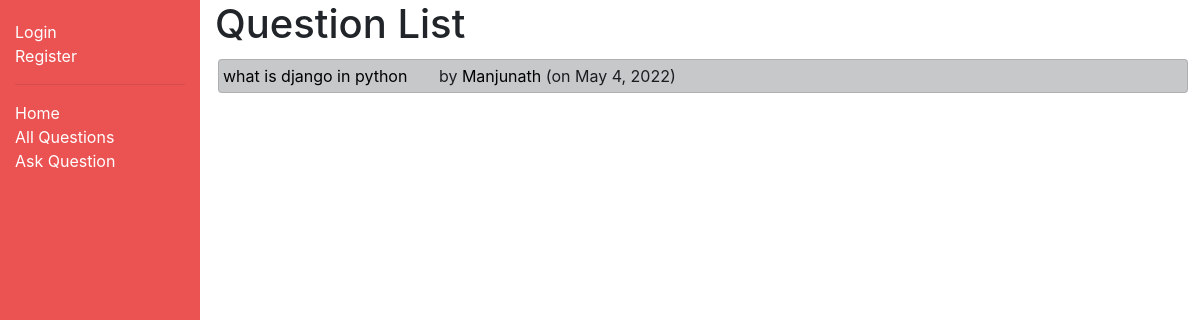
The page /myquora/questions/ on the database its author committed.
### myquora/models.py (models this page shows, shortened)
class Question(models.Model):
    author = models.ForeignKey(Author, on_delete=models.SET_NULL, null=True)
    question_text = models.TextField(max_length=1000, help_text='Enter your question in brief')
    date_created = models.DateField(null=True, default=timezone.now())
    date_updated = models.DateField(null=True, default=timezone.now())
    def get_absolute_url(self):
        return reverse('question-detail', args=[str(self.id)])

class Author(models.Model):
    user = models.ForeignKey(User, on_delete=models.CASCADE)
    email = models.EmailField(max_length=70, blank=True)
    date_created = models.DateField(null=True, default=timezone.now())
    credits = models.IntegerField(default=0)
    def get_absolute_url(self):
        return reverse('author-detail', args=[str(self.id)])
    def __str__(self):
        return f'{self.user.username}'

### myquora/views.py (the view)
# urls.py: path('questions/', views.QuestionListView.as_view(), name='questions'),
class QuestionListView(generic.ListView):
    model = Question
    paginate_by = 10

### myquora/templates/myquora/question_list.html (shortened to what this page needs)
{% extends "base_generic.html" %}
{% block content %}
  <h1>Question List</h1>
  {% if question_list %}
  <ul class="list-group">
    {% for question in question_list %}
      <li style="padding: 4px; margin: 3px; list-style: none; text-decoration: none;" class="list-group-item list-group-item-action list-group-item-dark">
        <a style="text-decoration: none; color: black" href="{{ question.get_absolute_url }}">{{ question.question_text }}</a>
        &nbsp; &nbsp; &nbsp;
        by
        <a style="text-decoration: none; color: black;" href="{{ question.author.get_absolute_url }}"> {{question.author}} </a>
        (on {{question.date_updated}})
      </li>
    {% endfor %}
  </ul>
  {% else %}
    <p>There are no questions in the library.</p>
  {% endif %}
{% endblock %}

### rows shown on the page
Question: question_text "what is django in python", author "Manjunath", date_updated "May 4, 2022"
